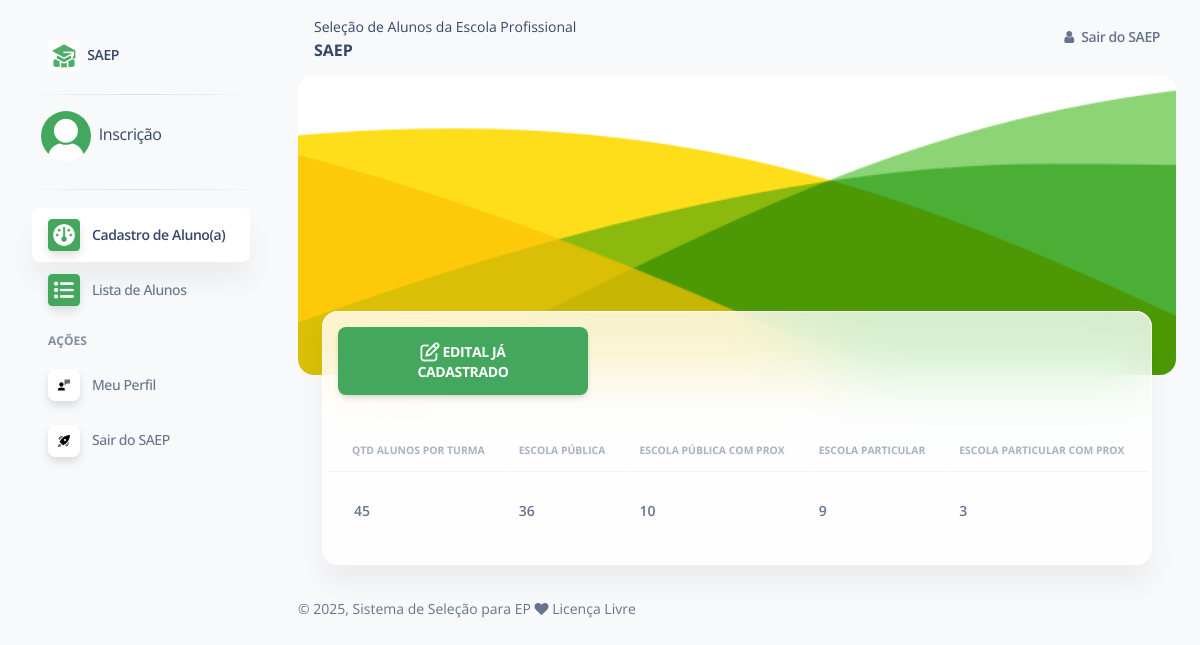
/pages/home.php?saep=regras (signed in), run on the app's committed database.
### tables this page shows
CREATE TABLE `tb_saep_usuario` (
  `id_Usuario` int NOT NULL,
  `email` varchar(150) NOT NULL,
  `nome` varchar(150) NOT NULL,
  `senha` varchar(75) NOT NULL,
  `nivel` varchar(150) NOT NULL,
  `cargo` varchar(150) NOT NULL,
  `img` varchar(255) NOT NULL
);

CREATE TABLE `tb_saep_edital` (
  `id_edital` int NOT NULL,
  `qtd_aluno` int NOT NULL,
  `aluno_publica` int NOT NULL,
  `aluno_prox_pul` int NOT NULL,
  `aluno_particular` int NOT NULL,
  `aluno_prox_part` int NOT NULL,
  `com_laudo` int NOT NULL
);

### pages/regras.php (the view, shortened to what this page needs)
<div class="container-fluid">
    <div class="page-header min-height-300 border-radius-xl" style="background-image: url('../assets/img/curved-images/back-est.png'); background-position-y: 50%;">
    </div>
    <div class="row">
        <div class="col-lg-12">
        <div class="card card-body blur shadow-blur mx-4 mt-n6 overflow-hidden">
        <div class="row" style="align-items: center;">
        <?php
    include_once('../config/conexao.php');
    $select = "SELECT * FROM tb_saep_edital";
    try {
      $result = $conexao->prepare($select);
      $result->execute();
      $contar = $result->rowCount();
      if ($contar > 0) {
        echo '<div class="col-lg-4">
                <a class="btn btn-success btn-lg">
                  <i class="fa fa-pencil-square-o" aria-hidden="true"></i>
                  Edital já Cadastrado
                </a>
              </div>
              <div class="col-lg-8"></div>';
              while ($show = $result->FETCH(PDO::FETCH_OBJ)) {
                $qtd_aluno=$show->qtd_aluno;
                $escolaPu=$show->aluno_publica;
                $escolaPPu=$show->aluno_prox_pul;
                $escolaPa=$show->aluno_particular;
                $escolaPPa=$show->aluno_prox_part;
                }
        }
    } catch (PDOException $e) {
        echo $e;
    }
    ?>
        <hr>
        <div class="table-responsive p-0">
                <table class="table align-items-center justify-content-center mb-0">
                  <thead>
                    <tr>
                      <th class="text-uppercase text-secondary text-xxs font-weight-bolder opacity-7">QTD Alunos por turma</th>
                      <th class="text-uppercase text-secondary text-xxs font-weight-bolder opacity-7 ps-2">Escola Pública</th>
                      <th class="text-uppercase text-secondary text-xxs font-weight-bolder opacity-7 ps-2">Escola Pública com prox</th>
                      <th class="text-uppercase text-secondary text-xxs font-weight-bolder opacity-7 ps-2">Escola Particular</th>
                      <th class="text-uppercase text-secondary text-xxs font-weight-bolder opacity-7 ps-2">Escola Particular com prox</th>
                    </tr>
                  </thead>
                  <tbody>
                    <tr>
                      <td>
                        <div class="d-flex px-2">
                            <p class="text-sm font-weight-bold mb-0"  style="padding-left: 10px;"><?= !empty($qtd_aluno) ? $qtd_aluno : '' ?></p>
                        </div>
                      </td>
                      <td>
                        <p class="text-sm font-weight-bold mb-0"><?= !empty($escolaPu) ? $escolaPu : '' ?></p>
                      </td>
                      <td>
                        <p class="text-sm font-weight-bold mb-0"><?= !empty($escolaPPu) ? $escolaPPu : '' ?></p>
                      </td>
                      <td>
                      <p class="text-sm font-weight-bold mb-0"><?= !empty($escolaPa) ? $escolaPa : '' ?></p>
                      </td>
                      <td>
                      <p class="text-sm font-weight-bold mb-0"><?= !empty($escolaPPa) ? $escolaPPa : '' ?></p>
                      </td>
                    </tr>
                  </tbody>
                </table>
              </div>
        </div>
        </div>
        </div>
        <hr>
    </div>
</div>

### include/header.php (shortened to what this page needs)
<!DOCTYPE html>
<html lang="pt_br">
<head>
  <link href="../assets/css/nucleo-icons.css" rel="stylesheet" />
  <link href="../assets/css/nucleo-svg.css" rel="stylesheet" />
  <link href="../assets/css/nucleo-svg.css" rel="stylesheet" />
  <link id="pagestyle" href="../assets/css/soft-ui-dashboard.css" rel="stylesheet" />
  <link rel="stylesheet" href="../assets/font-icons/css/font-awesome.min.css">
  <link rel="stylesheet" href="../assets/css/saep.css">
</head>
<?php
include_once('../config/conexao.php');
$usuarioLogado = $_SESSION['loginuser'];
$selectUser = "SELECT * FROM tb_saep_usuario WHERE email=:emailUserLogado";
try {
    $resultadoUser = $conexao->prepare($selectUser);
    $resultadoUser->bindParam(':emailUserLogado', $usuarioLogado, PDO::PARAM_STR);
    $resultadoUser->execute();
    $contar = $resultadoUser->rowCount();
    if ($contar > 0) {
        $show = $resultadoUser->fetch(PDO::FETCH_OBJ);
        $nome_user = $show->nome;
    } else {
        echo '<div class="alert alert-danger"><strong>Aviso!</strong> Não há dados de perfil :(</div>';
    }
} catch (PDOException $e) {
    error_log("ERRO DE LOGIN DO PDO: " . $e->getMessage());
    echo '<div class="alert alert-danger"><strong>Aviso!</strong> Ocorreu um erro ao tentar acessar os dados do perfil.</div>';
}
?>
<body class="g-sidenav-show  bg-gray-100">
  <aside class="sidenav navbar navbar-vertical navbar-expand-xs border-0 border-radius-xl my-3 fixed-start ms-3 " id="sidenav-main">
    <div class="sidenav-header">
      <a class="navbar-brand m-0" href="#">
        <img src="../assets/img/logos/logo-saep.png" class="navbar-brand-img h-100" alt="main_logo">
        <span class="ms-1 font-weight-bold">SAEP</span>
      </a>
    </div>
    <hr class="horizontal dark mt-0">
    <div class="sidenav-header" style="padding: 0 25px;">
      <a class="" href="../index.php">
      <?php
            if ($show->img == 'user.png') {
                echo '<img src="../assets/img/avatarp/' . $show->img . '" alt="' . $show->img . '" title="' . $show->img . '" style="width:50px; border-radius:100%" />';
            } else {
                echo '<img src="../assets/img/user/' . $show->img . '" alt="' . $show->img . '" title="' . $show->img . '" style="width:50px; border-radius:100%" />';
            }
          ?>
        <span class="ms-1 font-weight-bold"><a href="home.php?saep=perfil"><?php echo $nome_user; ?></a></span>
      </a>
    </div>
    <hr class="horizontal dark mt-0">
    <div class="collapse navbar-collapse  w-auto " id="sidenav-collapse-main">
      <ul class="navbar-nav">
        <?php
          if($_SESSION['nivel']==0){
        ?>
          <li class="nav-item">
            <a class="nav-link  active" href="home.php?saep=painel">
              <div class="icon-shape icon-sm shadow border-radius-md bg-white text-center me-2 d-flex align-items-center justify-content-center">
                <img style="width: 100%" src="../assets/img/icones/painel.png" alt="">
              </div>
              <span class="nav-link-text ms-1">Painel Principal</span>
            </a>
          </li>
          <li class="nav-item">
            <a class="nav-link  " href="home.php?saep=usuarios">
              <div class="icon-shape icon-sm shadow border-radius-md bg-white text-center me-2 d-flex align-items-center justify-content-center">
                <img style="width: 100%" src="../assets/img/icones/usuarios.png" alt="">
              </div>
              <span class="nav-link-text ms-1">Gerenciar Usuários</span>
            </a>
          </li>
          <li class="nav-item">
            <a class="nav-link  " href="home.php?saep=cursos">
              <div class="icon-shape icon-sm shadow border-radius-md bg-white text-center me-2 d-flex align-items-center justify-content-center">
                <img style="width: 100%" src="../assets/img/icones/graduando.png" alt="">
              </div>
              <span class="nav-link-text ms-1">Gerenciar Cursos</span>
            </a>
          </li>
          <li class="nav-item">
            <a class="nav-link  " href="home.php?saep=regras">
              <div class="icon-shape icon-sm shadow border-radius-md bg-white text-center me-2 d-flex align-items-center justify-content-center">
                <img style="width: 100%" src="../assets/img/icones/relatorio_c.png" alt="">
              </div>
              <span class="nav-link-text ms-1">Gerenciar Edital</span>
            </a>
          </li>
        <?php
          }else{
        ?>
        <li class="nav-item">
          <a class="nav-link  active" href="home.php?esc=cadAluno">
            <div class="icon-shape icon-sm shadow border-radius-md bg-white text-center me-2 d-flex align-items-center justify-content-center">
              <img style="width: 100%" src="../assets/img/icones/painel.png" alt="">
            </div>
            <span class="nav-link-text ms-1">Cadastro de Aluno(a)</span>
          </a>
        </li>
        <li class="nav-item">
          <a class="nav-link " href="home.php?esc=lista">
            <div class="icon-shape icon-sm shadow border-radius-md bg-white text-center me-2 d-flex align-items-center justify-content-center">
              <img style="width: 100%" src="../assets/img/icones/lista.png" alt="">
            </div>
            <span class="nav-link-text ms-1">Lista de Alunos</span>
          </a>
        </li>
        <?php
          }
        ?>
        <li class="nav-item mt-3">
          <h6 class="ps-4 ms-2 text-uppercase text-xs font-weight-bolder opacity-6">Ações</h6>
        </li>
        <li class="nav-item">
          <a class="nav-link  " href="home.php?saep=perfil">
            <div class="icon icon-shape icon-sm shadow border-radius-md bg-white text-center me-2 d-flex align-items-center justify-content-center">
            </div>
            <span class="nav-link-text ms-1">Meu Perfil</span>
          </a>
        </li>
        <li class="nav-item">
          <a class="nav-link  " href="?sair" onclick="return confirm('Deseja sair do sistema de seleção de novos alunos?')">
            <div class="icon icon-shape icon-sm shadow border-radius-md bg-white text-center me-2 d-flex align-items-center justify-content-center">
            </div>
            <span class="nav-link-text ms-1">Sair do SAEP</span>
          </a>
        </li>
      </ul>
    </div>
  </aside>
  <main class="main-content position-relative max-height-vh-100 h-100 border-radius-lg ">
    <nav class="navbar navbar-main navbar-expand-lg px-0 mx-4 shadow-none border-radius-xl" id="navbarBlur" navbar-scroll="true">
      <div class="container-fluid py-1 px-3">
        <nav aria-label="breadcrumb">
          <ol class="breadcrumb bg-transparent mb-0 pb-0 pt-1 px-0 me-sm-6 me-5">
            <li class="breadcrumb-item text-sm text-dark active" aria-current="page">Seleção de Alunos da Escola Profissional</li>
          </ol>
          <h6 class="font-weight-bolder mb-0">SAEP</h6>
        </nav>
        <div class="collapse navbar-collapse mt-sm-0 mt-2 me-md-0 me-sm-4" id="navbar">
          <ul class="navbar-nav  justify-content-end">
            <li class="nav-item d-flex align-items-center">
              <a href="?sair" class="nav-link text-body font-weight-bold px-0" onclick="return confirm('Deseja sair do sistema de seleção de novos alunos?')">
                <i class="fa fa-user me-sm-1"></i>
                <span class="d-sm-inline d-none">Sair do SAEP</span>
              </a>
            </li>
          </ul>
        </div>
      </div>
    </nav>

### assets/css/nucleo-svg.css (style rules this page uses)
.icon { display: inline-block; color: #111111; height: 1em; width: 1em; }
.icon-sm { height: 0.8em; width: 0.8em; }
.icon { fill: currentColor; stroke: none; }

### data on the page
tb_saep_usuario: img (placeholder picture), nome "Inscrição"
tb_saep_edital: qtd_aluno "45", aluno_publica "36", aluno_prox_pul "10", aluno_particular "9", aluno_prox_part "3"
